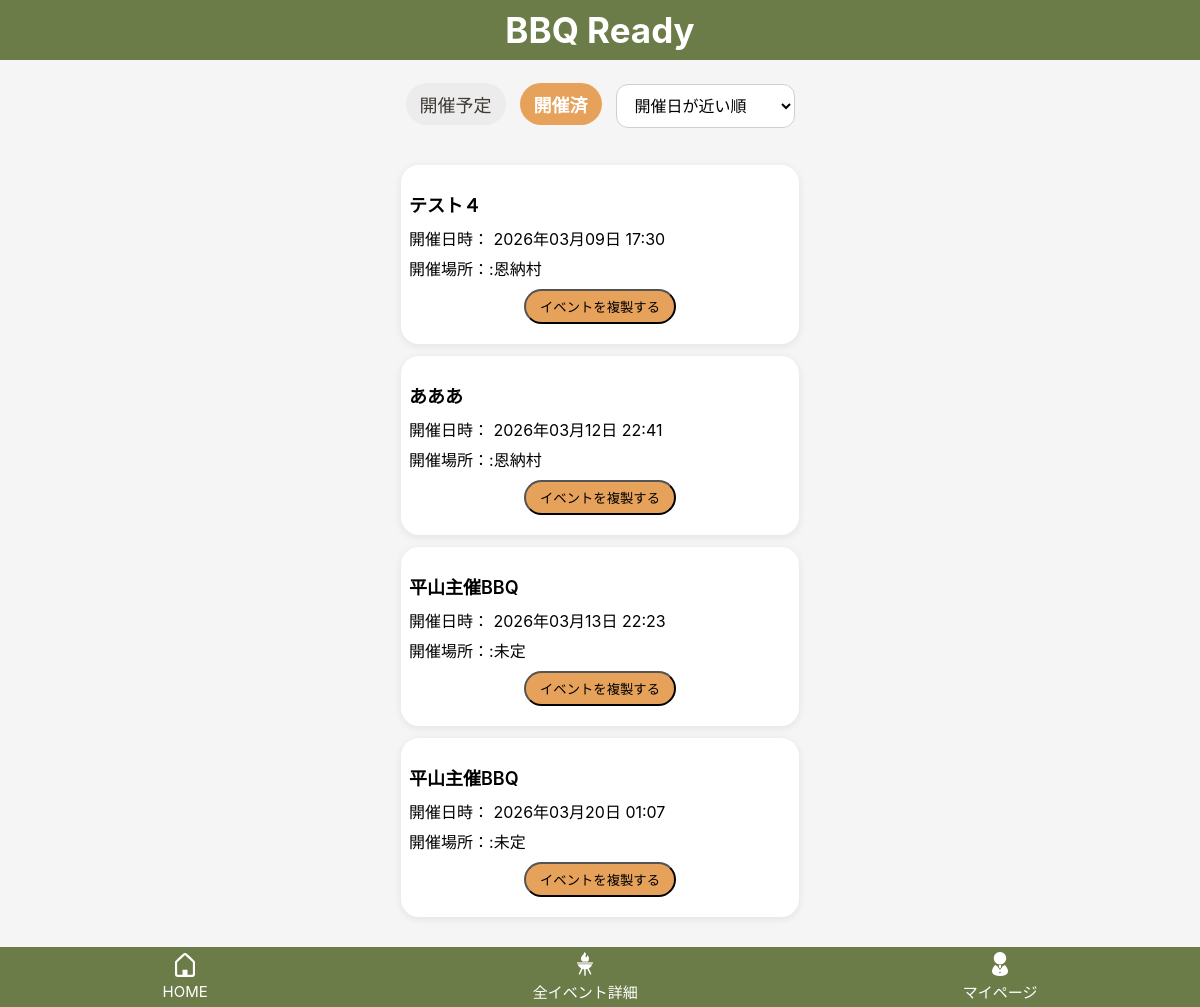
The page /events/?status=past&sort=held_at_asc (signed in) on the database its author committed.
### bbq_app/models.py (models this page shows, shortened)
class Event(models.Model):
    user = models.ForeignKey(settings.AUTH_USER_MODEL, on_delete=models.CASCADE, related_name="events")
    name = models.CharField("イベント名", max_length=30)
    held_at = models.DateTimeField("開催日時", null=True, blank=True)
    location = models.CharField("開催場所", max_length=50, blank=True)
    created_at = models.DateTimeField("作成日時", auto_now_add=True)
    updated_at = models.DateTimeField("更新日時", auto_now=True)

### bbq_app/views.py (the view)
# urls.py: path("events/", views.event_list, name="event_list"),
@login_required
def event_list(request):
    status = request.GET.get("status", "upcoming")
    sort =request.GET.get("sort", "held_at_asc")
    now = timezone.now()
    qs = Event.objects.filter(user=request.user)
    if status == "past":
        events = qs.filter(held_at__lt=now)
    else:
        events = qs.filter(Q(held_at__gte=now) | Q(held_at__isnull=True))
    if sort == "held_at_desc":
        events = events.order_by("-held_at")
    elif sort == "created_desc":
        events = events.order_by("-created_at")
    else:
        sort = "held_at_asc"
        events =events.order_by("held_at")
    return render(request, "bbq_app/event_list.html",{"events":events,"status":status,"sort":sort})

### bbq_app/templates/bbq_app/event_list.html (shortened to what this page needs)
{% extends "bbq_app/base.html" %}
{% block content %}
<h2 class="event-list-page-title">全イベント詳細確認</h2>
<div class="event-list-toolbar">
    <div class="event-list-tabs">
        <a href="{% url 'event_list' %}?status=upcoming&sort={{ sort }}"
        class="event-tab {% if status == 'upcoming' %}active{% endif %}">
            開催予定
        </a>
        <a href="{% url 'event_list' %}?status=past&sort={{ sort }}"
        class="event-tab {% if status == 'past' %}active{% endif %}">
            開催済
        </a>
    </div>
    <form method="get" class="event-sort">
        <select name="sort" onchange="this.form.submit()">
            <option value="held_at_asc" {% if sort == "held_at_asc" %}selected{% endif %}>
                開催日が近い順
            </option>
        </select>
    </form>
</div>
<div class="event-card-list">
    {% for event in events %}
        <div class="event-list-card">
            <a href="{% url 'item_edit' event.id %}" class="event-list-card__link">
                <p class="event-list-card__title">{{ event.name }}</p>
                <p class="event-list-card__text">
                    開催日時：
                    {% if event.held_at %}
                        {{ event.held_at|date:"Y年m月d日 H:i" }}
                    {% else %}
                        未定
                    {% endif %}
                </p>
                <p class="event-list-card__text">
                    開催場所：:{{ event.location|default:"未定"}}
                </p>
            </a>
            <button type="button" class="event-list-card__duplicate-btn"
                    onclick="openDuplicateModal({{ event.id }}); return false;">
                イベントを複製する
            </button>
        </div>
    {% empty %}
        <p class="event-list-empty">イベントがありません</p>
    {% endfor %}
</div>
{% endblock %}

### bbq_app/static/bbq_app/css/style.css (style rules this page uses)
body { margin: 0; background: #f5f5f5; font-family: -apple-system, BlinkMacSystemFont, "Helvetica Neue", sans-serif; }
.main-content form input, .main-content form textarea, .main-content form select { width: 100%; max-width: 100%; box-sizing: border-box; }
.main-content input, .main-content select, .main-content textarea { height: 44px; padding: 10px 12px; font-size: 16px; box-sizing: border-box; }
.event-card-list { display: flex; flex-direction: column; gap: 12px; }
.event-list-page-title { text-align: center; margin-bottom: 20px; }
.event-list-toolbar { display: flex; justify-content: center; align-items: center; gap: 14px; margin-bottom: 20px; flex-wrap: wrap; }
.event-list-tabs { display: flex; align-items: center; gap: 14px; margin-bottom: 20px; }
.event-list-tabs a, .event-list-tabs strong { display: inline-block; font-size: 18px; text-decoration: none; color: #3f3a34; padding: 8px 14px; border-radius: 999px; }
.event-sort { margin: 0; }
.event-sort select { width: auto; min-width: 120px; position: relative; top: -8px; }
.event-list-card { background: #ffffff; border-radius: 18px; padding: 8px; box-shadow: 0 2px 8px rgba(0, 0, 0, 0.08); }
.event-list-card__link { display: block; text-decoration: none; color: inherit; text-align: left; }
.event-list-card__title { font-size: 18px; font-weight: 600; margin-bottom: 10px; }
.event-list-card__text { margin: 6px 0; line-height: 1.5; }
.event-list-card__duplicate-btn { padding: 6px 14px; border-radius: 999px; background:#e6a15a; color:black; margin:12px auto; display:block; margin-top: 8px; }
.event-tab { padding:8px 16px; border-radius:999px; text-decoration:none; background:#ececec; color:#3f3a34; font-size:14px; }
.event-tab.active { background:#e6a15a; color:white; font-weight:600; }
.main-content input[type="text"], .main-content input[type="datetime-local"], .main-content input[type="date"], .main-content input[type="time"], .main-content input[type="datetime-local"], .main-content textarea, .main-content select { padding: 12px 14px; font-size: 16px; border-radius: 12px; border: 1px solid #cfcfcf; box-sizing: border-box; min-height: 44px; background: white; }

### rows shown on the page
Event: name "テスト４", held_at "2026年03月09日 17:30", location "恩納村"
Event: name "あああ", held_at "2026年03月12日 22:41", location "恩納村"
Event: name "平山主催BBQ", held_at "2026年03月13日 22:23", location "未定"
Event: name "平山主催BBQ", held_at "2026年03月20日 01:07", location "未定"
